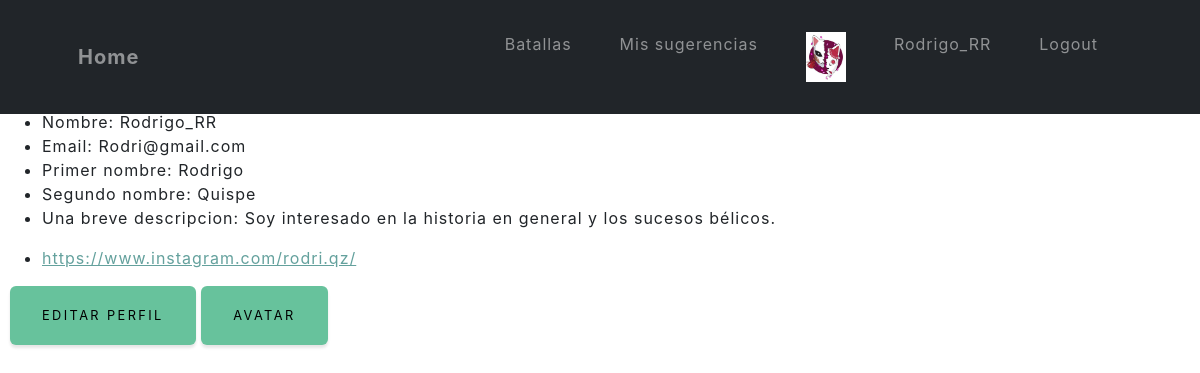
The page /perfil/ (signed in) on the database its author committed.
### perfil/models.py (models this page shows, shortened)
class InfoPersonal(models.Model):
    user = models.OneToOneField(User, on_delete=models.CASCADE)
    descripcion = models.TextField()
    enlace = models.URLField(max_length=200)

### perfil/views.py (the view)
# urls.py: path('', views.perfilview, name="Perfil" ),
@login_required
def perfilview(request):
    avatar = getAvatar(request)
    usuario = request.user
    informacion_personal = InfoPersonal.objects.filter(user=usuario).first()
    if request.method == 'POST':
        form = UserEditForm(request.POST, instance=request.user)
        if form.is_valid():
            form.save()
            return redirect('perfil')
    else:
        form = UserEditForm(instance=request.user)
    return render(request, 'perfil/perfil.html', {'form': form, 'informacion_personal': informacion_personal, 'avatar': avatar})

### perfil/views.py (called while the page is built)
def getAvatar(request):
    avatar = Avatar.objects.filter(user = request.user.id)
    try:
        avatar = avatar[0].image.url
    except:
        avatar = None
    return avatar

### perfil/templates/perfil/perfil.html
{% extends "HistoryBattlesApp/base.html" %}
{% load static %}
{% block changesContent %}
    <div>
        <ul>
        <li>Nombre: {{ user.username }}</li>
        <li>Email: {{ user.email }}</li>
        <li>Primer nombre: {{ user.first_name }}</li>
        <li>Segundo nombre: {{ user.last_name }}</li>
        {% if informacion_personal %}
            <li><p>Una breve descripcion: {{ informacion_personal.descripcion }}</p></li>
            <li><a href="{{ informacion_personal.enlace }}">{{ informacion_personal.enlace }}</a></li>
        {% else %}
            <p>No se encontró información personal.</p>
        {% endif %}
    </ul>
    <a href="/perfil/editar" class="btn btn-success" style="text-decoration: none; color: black;">Editar Perfil</a>
    <a href="/perfil/avatar" class="btn btn-success" style="text-decoration: none; color: black;">Avatar</a>
  </div>
{% endblock %}

### HistoryBattlesApp/templates/HistoryBattlesApp/base.html (shortened to what this page needs)
<!DOCTYPE html>
<html lang="en">
<head>
    {% load static %}
    <link rel="stylesheet" href="{% static 'HistoryBattlesApp/css/styles.css'%}">
    <link rel="stylesheet" href="{% static 'HistoryBattlesApp/css/myStyle.css'%}">
</head>
<body>
    <nav class="navbar navbar-expand-lg  fixed-top bg-dark" id="mainNav">
        <div class="container px-4 px-lg-5">
            <a class="navbar-brand navText" href="{% url 'Home' %}">Home</a>
            <div class="collapse navbar-collapse" id="navbarResponsive">
                <ul class="navbar-nav ms-auto">
                    <li class="nav-item"><a class="nav-link navText" href="{% url 'Batallas' %}">Batallas</a></li>
                    <li class="nav-item"><a class="nav-link navText" href="{% url 'Blog' %}">Mis sugerencias</a></li>
                    <li class="nav-item"><a class="nav-link navText" href=""><img src="{{avatar}}" width="40px" alt=""></a></li>
                    <li class="nav-item"><a class="nav-link navText" href="{% url 'Perfil' %}">{{user.username}}</a></li>
                    <li class="nav-item"><a class="nav-link navText" href="{% url 'Logout' %}">Logout</a></li>
                </ul>
            </div>
        </div>
    </nav>
    <div class="contenido">
        {% block changesContent %}
        {% endblock %}
    </div>
    <div class="spaceContent">
    </div>
</body>
</html>

### HistoryBattlesApp/static/HistoryBattlesApp/css/myStyle.css (style rules this page uses)
.contenido { margin-top: 100px !important; padding: 10px; }
.spaceContent { margin-top: 10px !important; padding: 5px; }

### rows shown on the page
InfoPersonal: descripcion "Soy interesado en la historia en general y los sucesos bélicos.", enlace "https://www.instagram.com/rodri.qz/"

### other values the page prints
{{ user.username }} "Rodrigo_RR"
{{ user.email }} "Rodri@gmail.com"
{{ user.first_name }} "Rodrigo"
{{ user.last_name }} "Quispe"
